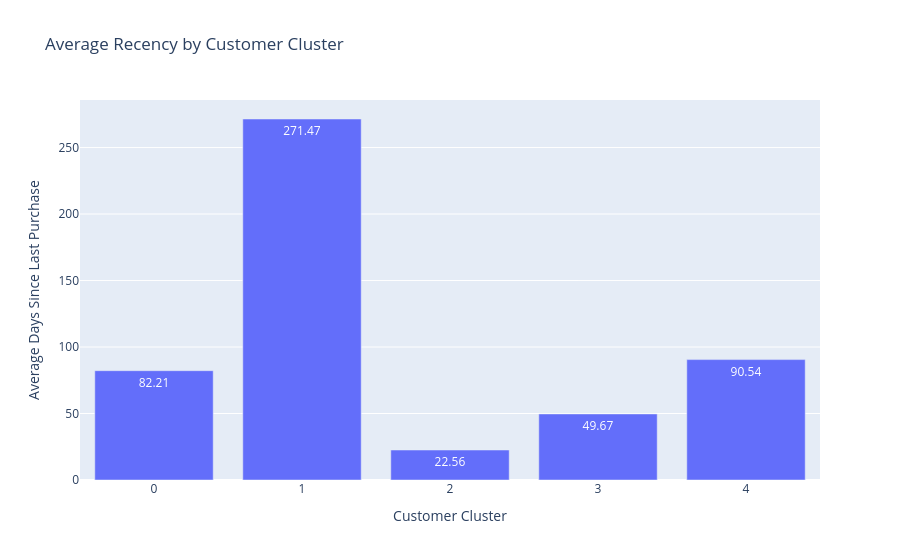

The code cell stored with this chart in its notebook:
### Code cell
cluster_recency = (
    df
    .groupby("Cluster", as_index=False)["Recency"]
    .mean()
)

fig = px.bar(
    cluster_recency,
    x="Cluster",
    y="Recency",
    text_auto=".2f",
    title="Average Recency by Customer Cluster"
)

fig.update_layout(
    xaxis_title="Customer Cluster",
    yaxis_title="Average Days Since Last Purchase"
)

fig.show()

### Figure 1 — Plotly figure (JSON) as saved in the notebook; plotly's stock layout.template omitted (floating-point values rounded to 4 significant figures)
{"data": [{"hovertemplate": "Cluster=%{x}<br>Recency=%{y}<extra></extra>", "legendgroup": "", "marker": {"color": "#636efa", "pattern": {"shape": ""}}, "name": "", "orientation": "v", "showlegend": false, "textposition": "auto", "texttemplate": "%{y:.2f}", "type": "bar", "x": [0, 1, 2, 3, 4], "xaxis": "x", "y": [82.21, 271.5, 22.56, 49.67, 90.54], "yaxis": "y"}], "layout": {"barmode": "relative", "legend": {"tracegroupgap": 0}, "title": {"text": "Average Recency by Customer Cluster"}, "xaxis": {"anchor": "y", "domain": [0, 1], "title": {"text": "Customer Cluster"}}, "yaxis": {"anchor": "x", "domain": [0, 1], "title": {"text": "Average Days Since Last Purchase"}}}}
